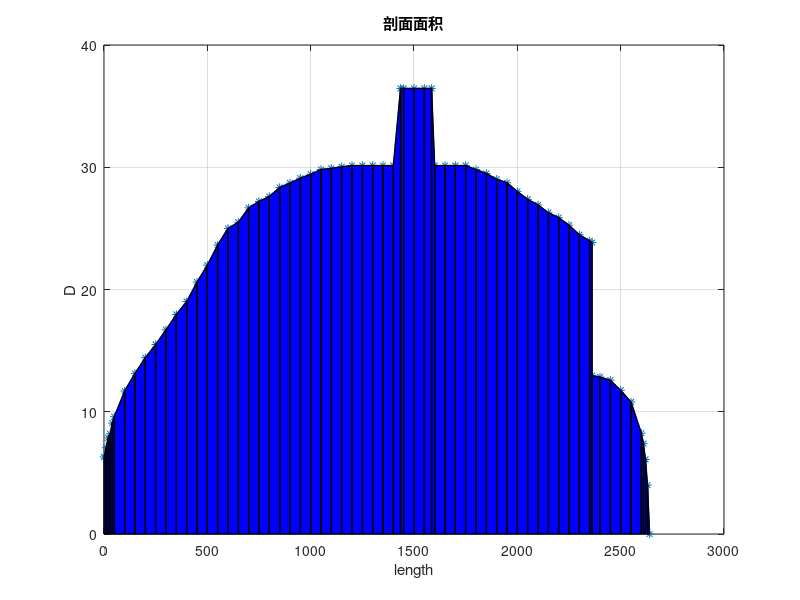

MATLAB code to generate this figure:
a = [6.3 7.06 7.86 8.2 9.08 9.6 11.7 13.14 14.42 15.5 16.7 17.96 19.01 20.6 21.99 23.64 25 25.5 26.68 27.21 27.61 28.35 28.71 29.11 29.43 29.82 29.91 30.04 30.14 30.14 30.14 30.14 30.14 36.45 36.45 36.45 36.45 36.45 30.14 30.14 30.14 30.14 29.81 29.49 29.02 28.73 28.01 27.38 26.92 26.28 25.88 25.26 24.48 23.98 23.84 12.95 12.84 12.58 11.75 10.8 8.25 7.39 6.1 4 0];
length =[0 10 20 30 40 50 100 150 200 250 300 350 400 450 500 550 600 650 700 750 800 850 900 950 1000 1050 1100 1150 1200 1250 1300 1350 1400 1435 1450 1500 1550 1585 1600 1650 1700 1750 1800 1850 1900 1950 2000 2050 2100 2150 2200 2250 2300 2350 2362 2362 2400 2450 2500 2550 2600 2610 2620 2630 2640];

figure
plot(length,a,'-*')
grid on
title('剖面面积')
xlabel('length')
ylabel('D')
xverts = [length(1:end-1); length(1:end-1); length(2:end); length(2:end)];
yverts = [zeros(1,64); a(1:end-1); a(2:end); zeros(1,64)];
p = patch(xverts,yverts,'b','LineWidth',1);
s = trapz(45,a)
